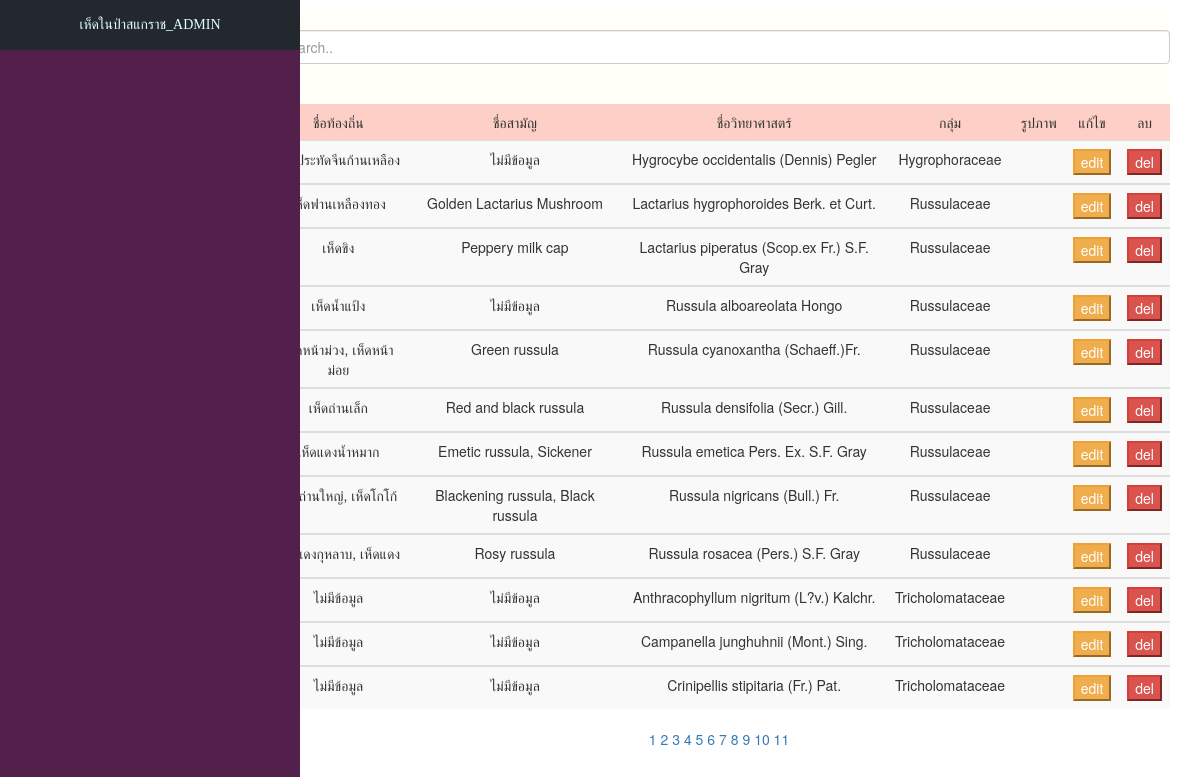
The app's page /admin.php?page=3 (signed in) with its own data.
### tables this page shows
CREATE TABLE `mushroom` (
  `m_id` int(10) NOT NULL,
  `m_cname` varchar(50) NOT NULL,
  `m_name` varchar(50) NOT NULL,
  `m_sname` varchar(50) NOT NULL,
  `m_family` varchar(50) NOT NULL,
  `m_mush` text NOT NULL,
  `m_stalk` text NOT NULL,
  `m_spore` text NOT NULL,
  `m_benefit` text NOT NULL,
  `m_env` text NOT NULL,
  `m_pic` varchar(255) NOT NULL
);

### admin.php (the view, shortened to what this page needs)
<?php
include('connect.php');
?>
<!DOCTYPE html>
<html>
<head>
  <link rel="stylesheet" href="node_modules/bootstrap/dist/css/bootstrap.min.css">
  <link rel="stylesheet" type="text/css" href="style2.css">
</head>
<body>
  <?php include('headadmin.php'); ?>
  <div class="container fonts" style="margin-top:10px;">
    <div class="content_right" style="background-color:#fffff8; height:200px;">
      <div class="text-center" style="padding-left:10px; margin-top:20px;">
        <input class="form-control" id="myInput" type="text" placeholder="Search.."> <br/><br/>
        <table class="table table-striped" cellpadding="0" cellspacing="0" border="0" align="center" width="1280px">
          <thead>
            <tr align='center' bgcolor='#FDCFC6'>
              <td>ชื่อท้องถิ่น</td>
              <td>ชื่อสามัญ</td>
              <td>ชื่อวิทยาศาสตร์</td>
              <td>กลุ่ม</td>
              <td>รูปภาพ</td>
              <td>แก้ไข</td>
              <td>ลบ</td>
            </tr>
          </thead>
          <?php
          $perpage = 12;
          if (isset($_GET['page'])) {
            $page = $_GET['page'];
          } else {
            $page = 1;
          }
          $start = ($page - 1) * $perpage;
          $query = "SELECT * FROM mushroom ORDER BY m_id ASC LIMIT {$start} , {$perpage} ";
          $result = mysqli_query($conn, $query);
          while ($row = mysqli_fetch_array($result)) {
            echo "<tbody id='myTable'";
            echo "<tr>";
            echo "<td>" . $row["m_cname"] .  "</td> ";
            echo "<td>" . $row["m_name"] .  "</td> ";
            echo "<td>" . $row["m_sname"] .  "</td> ";
            echo "<td>" . $row["m_family"] .  "</td> ";
            echo "<td>" . $row["m_pic"] .  "</td> ";
            echo "<td><a href='updatehedform.php?m_id=$row[0]'><button type='edit' class='btn-warning' >edit</button></a></td> ";
            echo "<td><a href='deletehed.php?m_id=$row[0]' onclick=\"return confirm('Do you want to delete this record? !!!')\"><button type='delete' class='btn-danger'>del</button></a></td> ";
          }
          echo "</table>";
          $sql2 = "SELECT * FROM mushroom ";
          $query2 = mysqli_query($conn, $sql2);
          $total_record = mysqli_num_rows($query2);
          $total_page = ceil($total_record / $perpage);
          ?>
          <p class="text-center">
            <a href="admin.php?page=1" aria-label="Previous"><span aria-hidden="true"><i class="fas fa-backward"></i></span></a>
            <?php for ($i = 1; $i <= $total_page; $i++) { ?>
              <span><a href="admin.php?page=<?php echo $i; ?>"><?php echo $i; ?></a></span>
            <?php } ?>
            <a href="admin.php?page=<?php echo $total_page; ?>" aria-label="Next"><span aria-hidden="true"><i class="fas fa-forward"></i></span></a>
          </p>
      </div>
    </div>
  </div>
</body>
</html>

### style2.css (style rules this page uses)
.content_right { float: right; width: 80%; }

### style3.css (style rules this page uses)
body { margin: 0px; padding: 0px; }

### records on screen
mushroom: m_cname "เห็ดประทัดจีนก้านเหลือง", m_name "ไม่มีข้อมูล", m_sname "Hygrocybe occidentalis (Dennis) Pegler", m_family "Hygrophoraceae"
mushroom: m_cname "เห็ดฟานเหลืองทอง", m_name "Golden Lactarius Mushroom", m_sname "Lactarius hygrophoroides Berk. et Curt.", m_family "Russulaceae"
mushroom: m_cname "เห็ดขิง", m_name "Peppery milk cap", m_sname "Lactarius piperatus (Scop.ex Fr.) S.F. Gray", m_family "Russulaceae"
mushroom: m_cname "เห็ดน้ำแป้ง", m_name "ไม่มีข้อมูล", m_sname "Russula alboareolata Hongo", m_family "Russulaceae"
mushroom: m_cname "เห็ดหน้าม่วง, เห็ดหน้าม่อย", m_name "Green russula", m_sname "Russula cyanoxantha (Schaeff.)Fr.", m_family "Russulaceae"
mushroom: m_cname "เห็ดถ่านเล็ก", m_name "Red and black russula", m_sname "Russula densifolia (Secr.) Gill.", m_family "Russulaceae"
mushroom: m_cname "เห็ดแดงน้ำหมาก", m_name "Emetic russula, Sickener", m_sname "Russula emetica Pers. Ex. S.F. Gray", m_family "Russulaceae"
mushroom: m_cname "เห็ดถ่านใหญ่, เห็ดโกโก้", m_name "Blackening russula, Black russula", m_sname "Russula nigricans (Bull.) Fr.", m_family "Russulaceae"
mushroom: m_cname "เห็ดแดงกุหลาบ, เห็ดแดง", m_name "Rosy russula", m_sname "Russula rosacea (Pers.) S.F. Gray", m_family "Russulaceae"
mushroom: m_cname "ไม่มีข้อมูล", m_name "ไม่มีข้อมูล", m_sname "Anthracophyllum nigritum (L?v.) Kalchr.", m_family "Tricholomataceae"
mushroom: m_cname "ไม่มีข้อมูล", m_name "ไม่มีข้อมูล", m_sname "Campanella junghuhnii (Mont.) Sing.", m_family "Tricholomataceae"
mushroom: m_cname "ไม่มีข้อมูล", m_name "ไม่มีข้อมูล", m_sname "Crinipellis stipitaria (Fr.) Pat.", m_family "Tricholomataceae"
